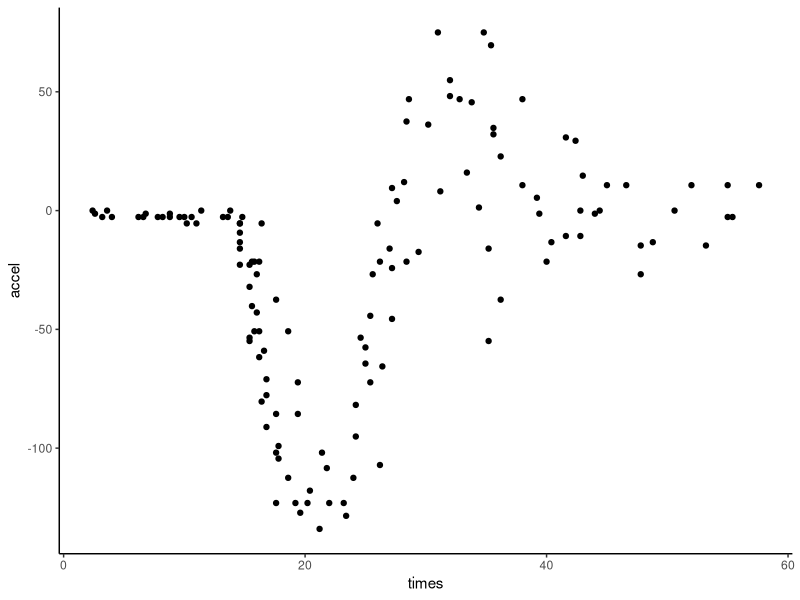
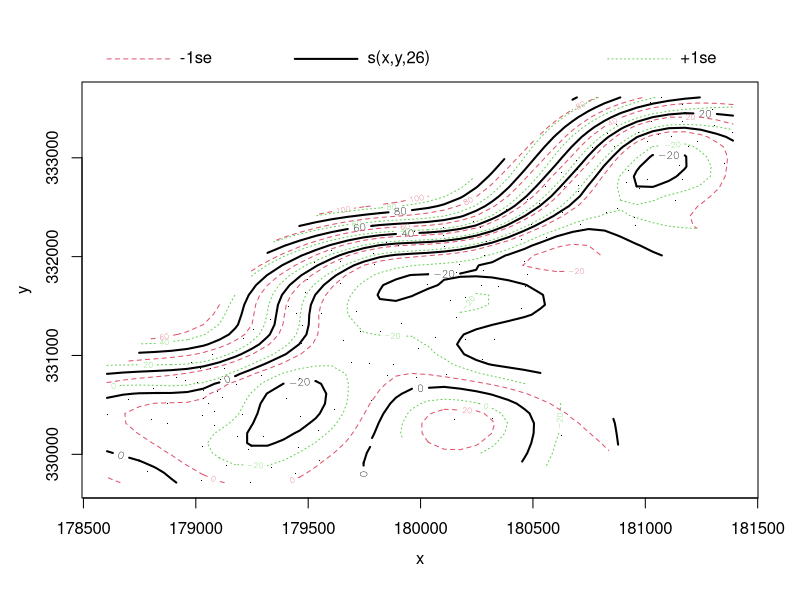
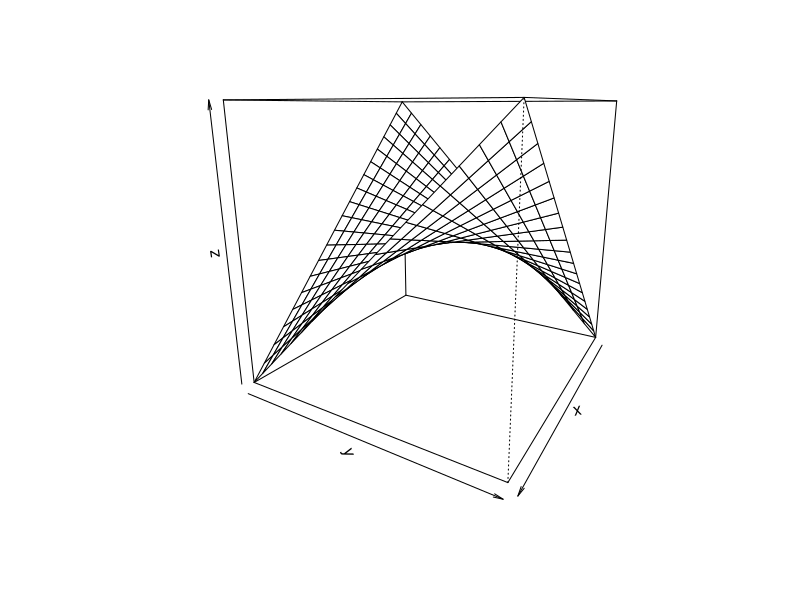

Recreate these plots in R, in order.
## ---- chunk 1
knitr::opts_chunk$set(echo = F, prompt = F, warning = F, message = F, comment='#>')
# Thanks to 
# https://github.com/ramnathv/slidify/issues/189#issuecomment-15850008
hook1 <- function(x){ gsub("```\n*```r*\n*", "", x) }
hook2 <- function(x){ gsub("```\n+```\n", "", x) }
knitr::knit_hooks$set(document = hook1)
## ---- chunk 2
library(tidyverse)
library(magrittr)
theme_set(theme_classic())
## ---- chunk 3
mcycle <- MASS::mcycle
## ---- chunk 4
mcycle %>% 
  ggplot(aes(x = times, y = accel)) +
  geom_point()
## ---- chunk 5
library(mgcv)

M_0 <- gam(accel ~ times, data = mcycle)
## ---- chunk 6
M_1 <- gam(accel ~ s(times), data = mcycle)
## ---- chunk 7
summary(M_1)$s.table
## ---- chunk 8
M_1$rank
## ---- chunk 9
M_2 <- gam(accel ~ s(times, k = 5), data = mcycle)
M_2$rank
## ---- chunk 10
M_k_seq <- map(seq(3, 20) %>% set_names(.,.), 
               ~gam(accel ~ s(times, k = .), data = mcycle))
model_aic <- map_dbl(M_k_seq, AIC)
which.min(model_aic)
## ---- chunk 11
k.check(M_2)
M_3 <- gam(accel ~ s(times, k = 10), data = mcycle)
k.check(M_3)
## ---- chunk 12
meuse <- read_csv('../data/meuse.csv')

M <- gam(copper ~ s(x, y), data = meuse)
## ---- chunk 13
plot(M)
## ---- chunk 14
x <- y <- seq(-1, 1, length= 20)
z <- outer(x, y, function(x, y) x*y)

persp(x, y, z, theta = 120)
